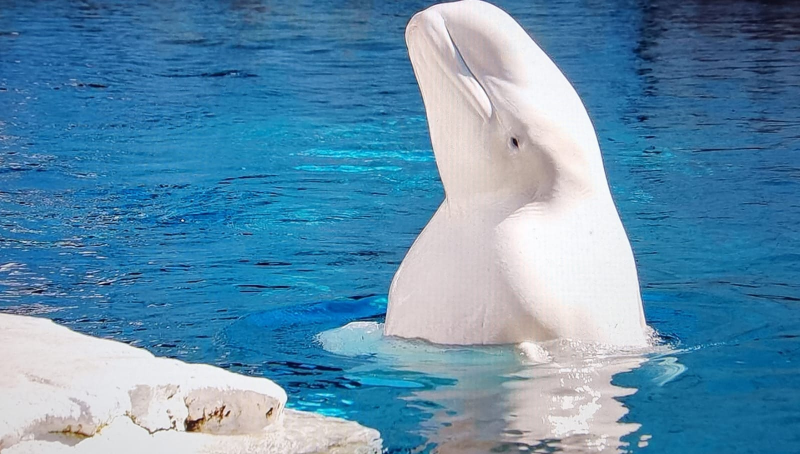
%> input picture CAS/beluga.jpg, 1600 x 908 px (shown at 1/2 size)
$ octave casarin_proy2ndopar.m   (GNU Octave 9; MATLAB toolbox functions it lacks are replaced by stand-ins)
%> lines starting %> are read from the running program, lines starting %| are printed output that depends on the picture; in (x1, y1, x2, y2) boxes, pixels count from 0 and x2, y2 are one past the last pixel; in counts of white or black regions, pixels touching at a corner belong together; the program's own positions count from 1
%%
clear; close all; clc;


%% LOAD IMAGE
img = imread('beluga.jpg');
%> img is the input picture: size 908x1600x3 uint8; mean R, G, B 95.5, 143.4, 174.4
[rows, cols, channels] = size(img);
%> rows = 908; cols = 1600; channels = 3

%% SPLIT RGB CHANNELS
R = img(:,:,1);
G = img(:,:,2);
B = img(:,:,3);


%% SHOW ONLY ONE CHANNEL
% [4 lines of commented-out code are left out]

red_image = cat(3, R, zeros(size(R)), zeros(size(R)));
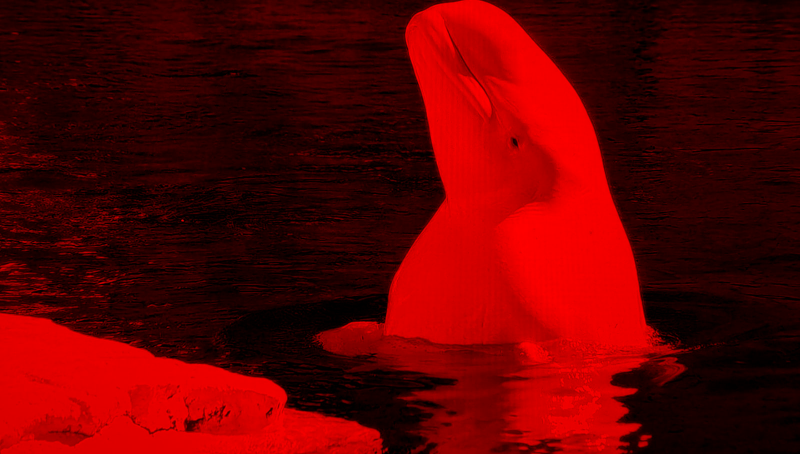
%> red_image: size 908x1600x3 uint8 (shown at 1/2 size); mean R, G, B 95.5, 0, 0
green_image = cat(3, zeros(size(G)), G, zeros(size(G)));
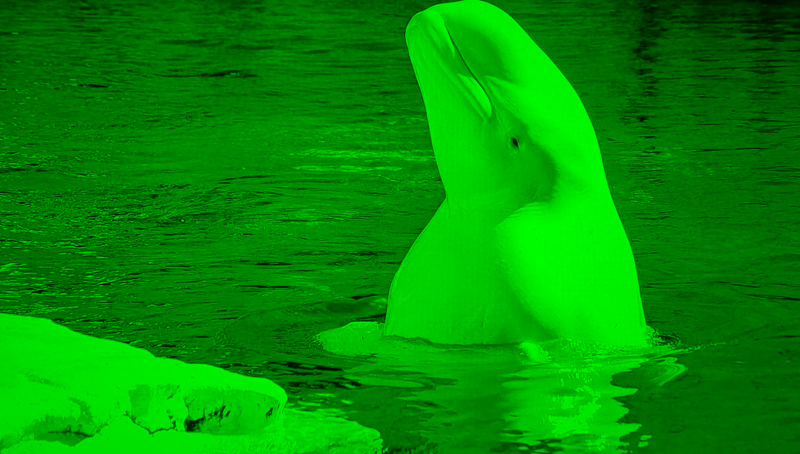
%> green_image: size 908x1600x3 uint8 (shown at 1/2 size); mean R, G, B 0, 143.4, 0
blue_image = cat(3, zeros(size(B)), zeros(size(B)), B);
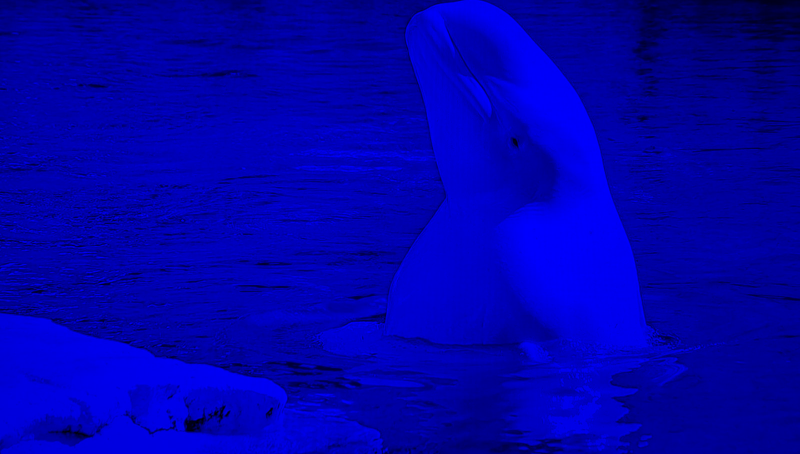
%> blue_image: size 908x1600x3 uint8 (shown at 1/2 size); mean R, G, B 0, 0, 174.4


%% SHOW FULL COLORS IN SUBPLOT
% [5 lines of commented-out code are left out]


%% SAVE IMAGES
% imwrite(red_image, 'red_channel.jpg');
% imwrite(green_image, 'green_channel.jpg');
% imwrite(blue_image, 'blue_channel.jpg');


%% OBTAIN FOURIER TRANSFORM
red_fourier = fft2(R);
green_fourier = fft2(G);
blue_fourier = fft2(B);

red_fourier_c = log(1+abs(red_fourier));
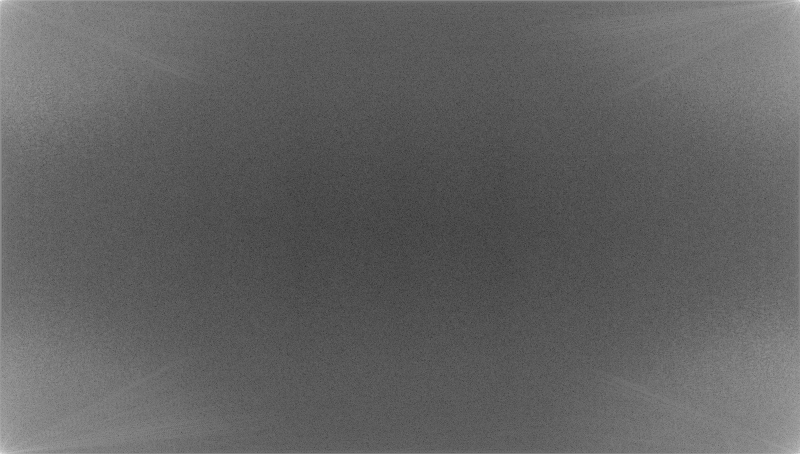
%> red_fourier_c: size 908x1600 double (shown at 1/2 size); min 1.13, max 18.75, mean 7.9; drawn with min black and max white
green_fourier_c = log(1+abs(green_fourier));
blue_fourier_c = log(1+abs(blue_fourier));


%% SHOW FOURIER TRANSFORM
% [4 lines of commented-out code are left out]


%% SHIFTED VERSION
red_fourier_shifted = fftshift(red_fourier);
green_fourier_shifted = fftshift(green_fourier);
blue_fourier_shifted = fftshift(blue_fourier);

red_fourier_shifted_c = log(1+abs(red_fourier_shifted));
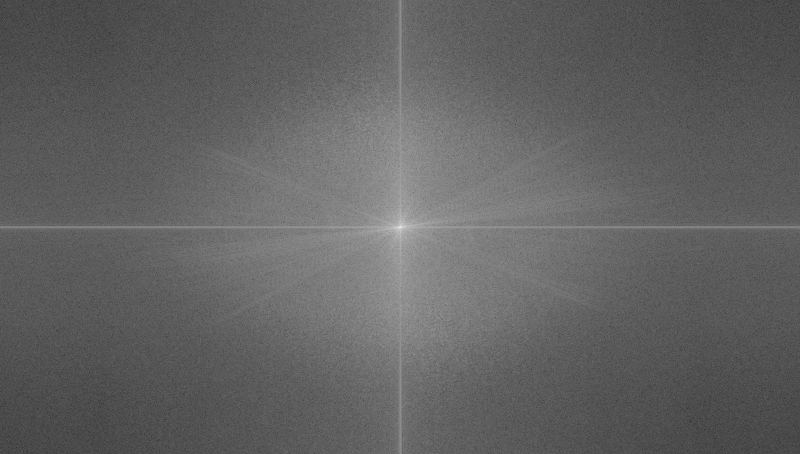
%> red_fourier_shifted_c: size 908x1600 double (shown at 1/2 size); min 1.13, max 18.75, mean 7.9; mean of the top-left, top-right, bottom-left and bottom-right quarters 7.89, 7.9, 7.91, 7.91; drawn with min black and max white
green_fourier_shifted_c = log(1+abs(green_fourier_shifted));
blue_fourier_shifted_c = log(1+abs(blue_fourier_shifted));


%% SHOW SHIFTED FOURIER TRANSFORM
% [4 lines of commented-out code are left out]


%% SAVE SHIFTED IMAGES
min_lim = min(red_fourier_shifted_c(:));
%> min_lim = 1.13
max_lim = max(red_fourier_shifted_c(:));
%> max_lim = 18.75
fourier_shifted_s = (255/(max_lim-min_lim)).*(red_fourier_shifted_c-min_lim);
imwrite(uint8(fourier_shifted_s), 'red_channel_fourier.jpg');

min_lim = min(green_fourier_shifted_c(:));
%> min_lim = 0.734
max_lim = max(green_fourier_shifted_c(:));
%> max_lim = 19.15
fourier_shifted_s = (255/(max_lim-min_lim)).*(green_fourier_shifted_c-min_lim);
imwrite(uint8(fourier_shifted_s), 'green_channel_fourier.jpg');

min_lim = min(blue_fourier_shifted_c(:));
%> min_lim = 1.1
max_lim = max(blue_fourier_shifted_c(:));
%> max_lim = 19.35
fourier_shifted_s = (255/(max_lim-min_lim)).*(blue_fourier_shifted_c-min_lim);
imwrite(uint8(fourier_shifted_s), 'blue_channel_fourier.jpg');


%% FILTERING
img2 = imread('red_channel_fourier.jpg');
%> img2: size 908x1600 uint8; min 2, max 255, mean 98.1
img2 = imresize(img2, [rows, cols])>128;
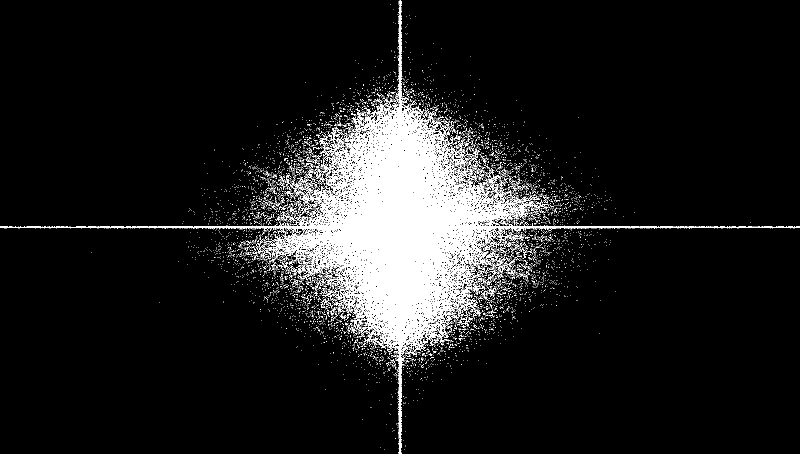
%> img2: size 908x1600 logical (shown at 1/2 size); 8.9% white; 7146 white regions (6989 under 20 px), largest, box (x1, y1, x2, y2) and area: (132, 0, 1400, 908) 104484, (1401, 452, 1600, 457) 499, (0, 452, 128, 457) 304
% figure(4); imshow(img2); title('Red Channel');
red_fourier_filtered = red_fourier_shifted.*img2;
red_fourier_filtered_c = log(1+abs(red_fourier_filtered));
% figure(5); imshow(red_fourier_filtered_c, []); title('Red Channel');

img3 = imread('green_channel_fourier.jpg');
%> img3: size 908x1600 uint8; min 12, max 251, mean 98.9
img3 = imresize(img3, [rows, cols])>128;
%> img3: size 908x1600 logical; 8.7% white; 7028 white regions (6861 under 20 px), largest, box (x1, y1, x2, y2) and area: (458, 0, 1079, 908) 100061, (963, 503, 1011, 546) 456, (596, 522, 623, 559) 252
% figure(6); imshow(img3); title('Green Channel');
green_fourier_filtered = green_fourier_shifted.*img3;
green_fourier_filtered_c = log(1+abs(green_fourier_filtered));
% figure(7); imshow(green_fourier_filtered_c, []); title('Green Channel');

img4 = imread('blue_channel_fourier.jpg');
%> img4: size 908x1600 uint8; min 12, max 248, mean 94.8
img4 = imresize(img4, [rows, cols])>128;
%> img4: size 908x1600 logical; 6.1% white; 6794 white regions (6657 under 20 px), largest, box (x1, y1, x2, y2) and area: (590, 168, 987, 797) 66790, (671, 354, 697, 377) 157, (898, 560, 928, 581) 148
% figure(8); imshow(img4); title('Blue Channel');
blue_fourier_filtered = blue_fourier_shifted.*img4;
blue_fourier_filtered_c = log(1+abs(blue_fourier_filtered));
% figure(9); imshow(blue_fourier_filtered_c, []); title('Blue Channel');


%% RECONSTRUCT IMAGE
red_fourier_filtered_shifted = ifftshift(red_fourier_filtered);
red_fourier_filtered_shifted_c = log(1+abs(red_fourier_filtered_shifted));
% figure(10); imshow(red_fourier_filtered_shifted_c, []); title('Red Channel');

green_fourier_filtered_shifted = ifftshift(green_fourier_filtered);
green_fourier_filtered_shifted_c = log(1+abs(green_fourier_filtered_shifted));
% figure(11); imshow(green_fourier_filtered_shifted_c, []); title('Green Channel');

blue_fourier_filtered_shifted = ifftshift(blue_fourier_filtered);
blue_fourier_filtered_shifted_c = log(1+abs(blue_fourier_filtered_shifted));
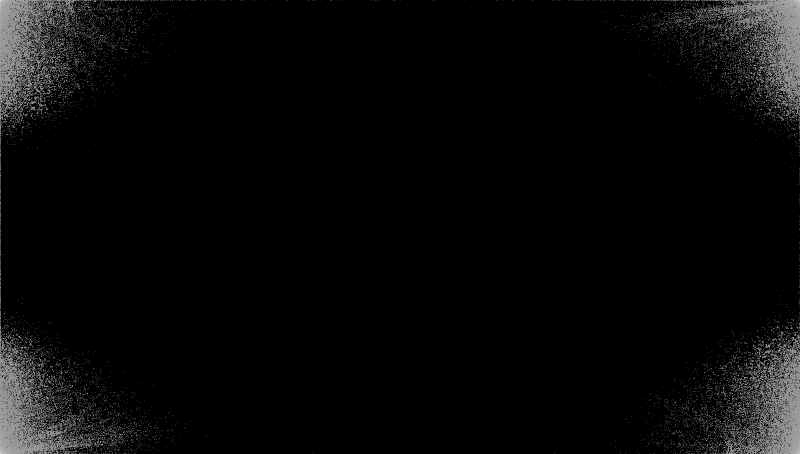
%> blue_fourier_filtered_shifted_c: size 908x1600 double (shown at 1/2 size); min 0, max 19.35, mean 0.662; mean of the top-left, top-right, bottom-left and bottom-right quarters 0.676, 0.659, 0.666, 0.648; drawn with min black and max white
% figure(12); imshow(blue_fourier_filtered_shifted_c, []); title('Blue Channel');


%% SHOW INVERSE SHIFTED FILTERED SPECTRUM
% [4 lines of commented-out code are left out]


%% RECREATE IMAGE USING 3 CHANNELS
final_image = zeros(rows, cols, 3);
final_image(:,:,1) = ifft2(red_fourier_filtered_shifted);
final_image(:,:,2) = ifft2(green_fourier_filtered_shifted);
final_image(:,:,3) = ifft2(blue_fourier_filtered_shifted);

%% SHOW FINAL IMAGE
% figure(6); imshow(uint8(real(final_image))); title('Final Image');
% figure(7); imshow(uint8(real(img))); title('Original Image');

%% SAVE FINAL IMAGE
imwrite(uint8(real(final_image)), 'final_image.jpg');

%% SHOW ORIGINAL AND FINAL IMAGE
figure(7);
subplot(1,2,1); imshow(img); title('Original Image');
subplot(1,2,2); imshow(uint8(real(final_image))); title('Final Image');
